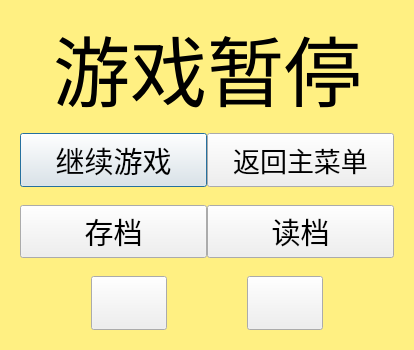
<?xml version="1.0" encoding="UTF-8"?>
<ui version="4.0">
 <class>PauseDialog</class>
 <widget class="QDialog" name="PauseDialog">
  <property name="geometry">
   <rect>
    <x>0</x>
    <y>0</y>
    <width>400</width>
    <height>350</height>
   </rect>
  </property>
  <property name="windowTitle">
   <string>游戏暂停</string>
  </property>
  <property name="styleSheet">
   <string notr="true">QDialog{
background-color: rgb(255, 240, 130);
}</string>
  </property>
  <layout class="QVBoxLayout" name="verticalLayout">
   <property name="spacing">
    <number>0</number>
   </property>
   <item>
    <widget class="QLabel" name="label">
     <property name="font">
      <font>
       <family>方正舒体</family>
       <pointsize>58</pointsize>
       <kerning>true</kerning>
       <fontweight>Thin</fontweight>
      </font>
     </property>
     <property name="text">
      <string>游戏暂停</string>
     </property>
     <property name="alignment">
      <set>Qt::AlignCenter</set>
     </property>
    </widget>
   </item>
   <item>
    <widget class="QWidget" name="widget_2" native="true">
     <layout class="QHBoxLayout" name="horizontalLayout_2">
      <property name="spacing">
       <number>0</number>
      </property>
      <item>
       <widget class="QPushButton" name="btn_continue">
        <property name="sizePolicy">
         <sizepolicy hsizetype="Preferred" vsizetype="Preferred">
          <horstretch>0</horstretch>
          <verstretch>0</verstretch>
         </sizepolicy>
        </property>
        <property name="font">
         <font>
          <family>楷体</family>
          <pointsize>22</pointsize>
          <italic>false</italic>
          <bold>false</bold>
         </font>
        </property>
        <property name="styleSheet">
         <string notr="true">border-image: url(:/res/mainScene/optionBtn.PNG);
font: 22pt &quot;楷体&quot;;</string>
        </property>
        <property name="text">
         <string>继续游戏</string>
        </property>
       </widget>
      </item>
      <item>
       <widget class="QPushButton" name="btn_back">
        <property name="sizePolicy">
         <sizepolicy hsizetype="Preferred" vsizetype="Preferred">
          <horstretch>0</horstretch>
          <verstretch>0</verstretch>
         </sizepolicy>
        </property>
        <property name="font">
         <font>
          <family>楷体</family>
          <pointsize>20</pointsize>
         </font>
        </property>
        <property name="styleSheet">
         <string notr="true">border-image: url(:/res/mainScene/optionBtn.PNG);</string>
        </property>
        <property name="text">
         <string>返回主菜单</string>
        </property>
       </widget>
      </item>
     </layout>
    </widget>
   </item>
   <item>
    <widget class="QWidget" name="widget" native="true">
     <layout class="QHBoxLayout" name="horizontalLayout" stretch="2,2">
      <property name="spacing">
       <number>0</number>
      </property>
      <item>
       <widget class="QPushButton" name="btn_save">
        <property name="sizePolicy">
         <sizepolicy hsizetype="Preferred" vsizetype="Preferred">
          <horstretch>0</horstretch>
          <verstretch>0</verstretch>
         </sizepolicy>
        </property>
        <property name="font">
         <font>
          <family>楷体</family>
          <pointsize>22</pointsize>
         </font>
        </property>
        <property name="styleSheet">
         <string notr="true">border-image: url(:/res/mainScene/optionBtn.PNG);</string>
        </property>
        <property name="text">
         <string>存档</string>
        </property>
       </widget>
      </item>
      <item>
       <widget class="QPushButton" name="btn_load">
        <property name="sizePolicy">
         <sizepolicy hsizetype="Preferred" vsizetype="Preferred">
          <horstretch>0</horstretch>
          <verstretch>0</verstretch>
         </sizepolicy>
        </property>
        <property name="font">
         <font>
          <family>楷体</family>
          <pointsize>22</pointsize>
         </font>
        </property>
        <property name="styleSheet">
         <string notr="true">border-image: url(:/res/mainScene/optionBtn.PNG);</string>
        </property>
        <property name="text">
         <string>读档</string>
        </property>
       </widget>
      </item>
     </layout>
    </widget>
   </item>
   <item>
    <widget class="QWidget" name="widget_3" native="true">
     <layout class="QHBoxLayout" name="horizontalLayout_3">
      <property name="spacing">
       <number>80</number>
      </property>
      <property name="leftMargin">
       <number>80</number>
      </property>
      <property name="rightMargin">
       <number>80</number>
      </property>
      <item>
       <widget class="QPushButton" name="btn_help">
        <property name="sizePolicy">
         <sizepolicy hsizetype="Preferred" vsizetype="Preferred">
          <horstretch>0</horstretch>
          <verstretch>0</verstretch>
         </sizepolicy>
        </property>
        <property name="font">
         <font>
          <family>楷体</family>
          <pointsize>22</pointsize>
         </font>
        </property>
        <property name="styleSheet">
         <string notr="true">border-image: url(:/res/mainScene/helpBtn.PNG);</string>
        </property>
        <property name="text">
         <string/>
        </property>
       </widget>
      </item>
      <item>
       <widget class="QPushButton" name="btn_setting">
        <property name="sizePolicy">
         <sizepolicy hsizetype="Preferred" vsizetype="Preferred">
          <horstretch>0</horstretch>
          <verstretch>0</verstretch>
         </sizepolicy>
        </property>
        <property name="font">
         <font>
          <family>楷体</family>
          <pointsize>22</pointsize>
         </font>
        </property>
        <property name="styleSheet">
         <string notr="true">border-image: url(:/res/mainScene/settingBtn.png);</string>
        </property>
        <property name="text">
         <string/>
        </property>
       </widget>
      </item>
     </layout>
    </widget>
   </item>
  </layout>
 </widget>
 <resources/>
 <connections/>
</ui>
